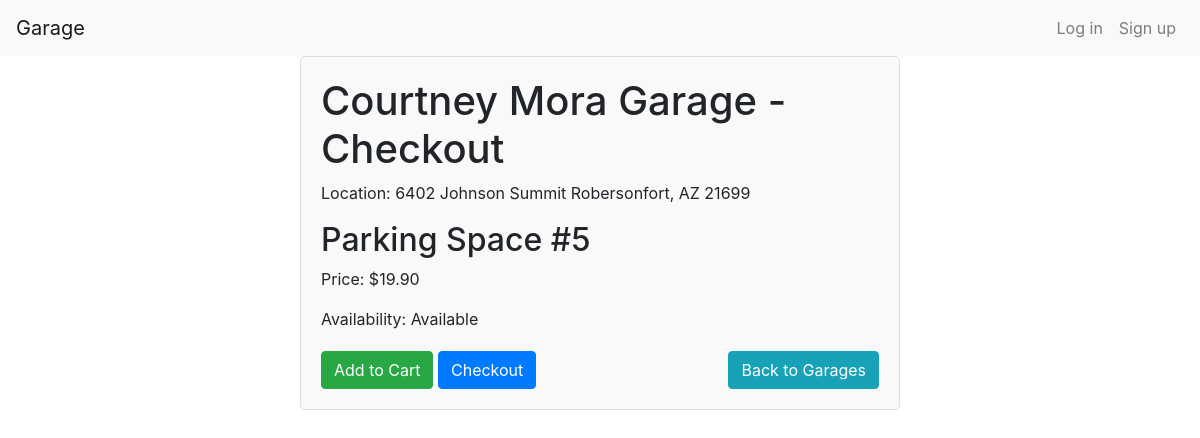
The app's page /parking_space/56 with its own data.
### models.py (models this page shows)
class Garage(Base):
    __tablename__ = "garages"
    id = Column(Integer, primary_key=True)
    name = Column(String(50))
    location = Column(String(100))

class ParkingSpace(Base):
    __tablename__ = "parking_spaces"
    id = Column(Integer, primary_key=True)
    number = Column(Integer)
    price = Column(Integer)
    availability = Column(Boolean)
    garage_id = Column(Integer)

### app.py (the view)
@app.route("/parking_space/<int:parking_space_id>")
def parking_space_detail(parking_space_id):
    parking_space = Garages.getSpotById(parking_space_id)
    if parking_space is None:
        return "404", 404
    garage = Garages.getGarageById(parking_space.garage_id)
    return render_template("parkingspace.html", parking_space=parking_space, garage=garage)

### models.py (called while the page is built)
    def getSpotById(id):
        spot = session.query(ParkingSpace).get(id)
        return spot

    def getGarageById(id):
        garage_id = session.query(Garage).get(id)
        return garage_id

### templates/parkingspace.html (shortened to what this page needs)
<!DOCTYPE html>
<html lang="en">
<head>
    <link rel="stylesheet" href="https://maxcdn.bootstrapcdn.com/bootstrap/4.0.0/css/bootstrap.min.css">
</head>
<body>
    {% include "head.html" %}
    <div class="checkout-container">
        <h1>{{ garage.name }} - Checkout</h1>
        <p>Location: {{ garage.location }}</p>
        <div class="parking-details">
            <h2>Parking Space #{{ parking_space.number }}</h2>
            <p>Price: ${{ '{:,.2f}'.format(parking_space.price) }}</p>
            <p>Availability: {{ 'Available' if parking_space.availability else 'Not Available' }}</p>
        </div>
        <div class="row">
            <div class="col-md-8">
                <button class="btn btn-success {{ 'btn-disabled' if not parking_space.availability else '' }}" {{ 'disabled=true' if not parking_space.availability else '' }}>Add to Cart</button>
                <a href="/checkout" class="btn btn-primary {{ 'btn-disabled' if not parking_space.availability else '' }}" {{ 'disabled=true' if not parking_space.availability else '' }}>Checkout</a>
            </div>
            <div class="col-md-4 text-right">
                <a href="/garage/{{garage.id}}" class="btn btn-info">Back to Garages</a>
            </div>
        </div>
    </div>
</body>
</html>

### templates/parkingspace.html (style rules this page uses)
.checkout-container { max-width: 600px; margin: 0 auto; padding: 20px; border: 1px solid #ddd; border-radius: 5px; background-color: #f9f9f9; }
.parking-details { margin-bottom: 20px; }

### records on screen
Garage: name "Courtney Mora Garage", location "6402 Johnson Summit Robersonfort, AZ 21699"
ParkingSpace: number "5", price "19.90", availability "Available"
